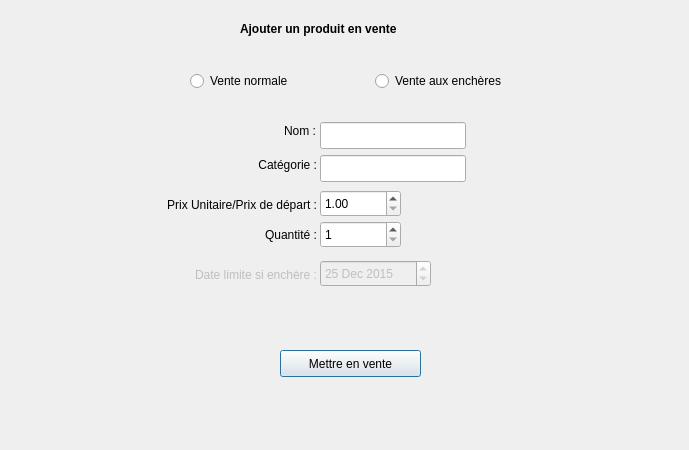
<?xml version="1.0" encoding="UTF-8"?>
<ui version="4.0">
 <class>DialogAjouterVente</class>
 <widget class="QDialog" name="DialogAjouterVente">
  <property name="geometry">
   <rect>
    <x>0</x>
    <y>0</y>
    <width>689</width>
    <height>450</height>
   </rect>
  </property>
  <property name="minimumSize">
   <size>
    <width>689</width>
    <height>450</height>
   </size>
  </property>
  <property name="maximumSize">
   <size>
    <width>689</width>
    <height>450</height>
   </size>
  </property>
  <property name="windowTitle">
   <string>Dialog</string>
  </property>
  <widget class="QLabel" name="label">
   <property name="geometry">
    <rect>
     <x>240</x>
     <y>20</y>
     <width>199</width>
     <height>17</height>
    </rect>
   </property>
   <property name="font">
    <font>
     <weight>75</weight>
     <bold>true</bold>
    </font>
   </property>
   <property name="text">
    <string>Ajouter un produit en vente</string>
   </property>
  </widget>
  <widget class="QLabel" name="labelNom">
   <property name="geometry">
    <rect>
     <x>115</x>
     <y>122</y>
     <width>201</width>
     <height>17</height>
    </rect>
   </property>
   <property name="text">
    <string>Nom :</string>
   </property>
   <property name="alignment">
    <set>Qt::AlignRight|Qt::AlignTrailing|Qt::AlignVCenter</set>
   </property>
  </widget>
  <widget class="QLineEdit" name="valNom">
   <property name="geometry">
    <rect>
     <x>320</x>
     <y>122</y>
     <width>146</width>
     <height>27</height>
    </rect>
   </property>
  </widget>
  <widget class="QLabel" name="labelCat">
   <property name="geometry">
    <rect>
     <x>116</x>
     <y>156</y>
     <width>201</width>
     <height>17</height>
    </rect>
   </property>
   <property name="text">
    <string>Catégorie :</string>
   </property>
   <property name="alignment">
    <set>Qt::AlignRight|Qt::AlignTrailing|Qt::AlignVCenter</set>
   </property>
  </widget>
  <widget class="QLineEdit" name="valCat">
   <property name="geometry">
    <rect>
     <x>320</x>
     <y>155</y>
     <width>146</width>
     <height>27</height>
    </rect>
   </property>
  </widget>
  <widget class="QLabel" name="labelPrix">
   <property name="geometry">
    <rect>
     <x>116</x>
     <y>196</y>
     <width>201</width>
     <height>17</height>
    </rect>
   </property>
   <property name="text">
    <string>Prix Unitaire/Prix de départ :</string>
   </property>
   <property name="alignment">
    <set>Qt::AlignRight|Qt::AlignTrailing|Qt::AlignVCenter</set>
   </property>
  </widget>
  <widget class="QLabel" name="labelQte">
   <property name="geometry">
    <rect>
     <x>116</x>
     <y>226</y>
     <width>201</width>
     <height>17</height>
    </rect>
   </property>
   <property name="text">
    <string>Quantité :</string>
   </property>
   <property name="alignment">
    <set>Qt::AlignRight|Qt::AlignTrailing|Qt::AlignVCenter</set>
   </property>
  </widget>
  <widget class="QSpinBox" name="valQte">
   <property name="geometry">
    <rect>
     <x>320</x>
     <y>221</y>
     <width>81</width>
     <height>27</height>
    </rect>
   </property>
   <property name="minimum">
    <number>1</number>
   </property>
   <property name="maximum">
    <number>999</number>
   </property>
  </widget>
  <widget class="QLabel" name="label_6">
   <property name="geometry">
    <rect>
     <x>9</x>
     <y>237</y>
     <width>16</width>
     <height>17</height>
    </rect>
   </property>
   <property name="text">
    <string/>
   </property>
  </widget>
  <widget class="QLabel" name="labelDateLimite">
   <property name="enabled">
    <bool>false</bool>
   </property>
   <property name="geometry">
    <rect>
     <x>116</x>
     <y>266</y>
     <width>201</width>
     <height>17</height>
    </rect>
   </property>
   <property name="text">
    <string>Date limite si enchère :</string>
   </property>
   <property name="alignment">
    <set>Qt::AlignRight|Qt::AlignTrailing|Qt::AlignVCenter</set>
   </property>
  </widget>
  <widget class="QRadioButton" name="radioEnchere">
   <property name="geometry">
    <rect>
     <x>375</x>
     <y>70</y>
     <width>164</width>
     <height>22</height>
    </rect>
   </property>
   <property name="text">
    <string>Vente aux enchères</string>
   </property>
   <attribute name="buttonGroup">
    <string notr="true">buttonGroup</string>
   </attribute>
  </widget>
  <widget class="QDateEdit" name="valDateLimite">
   <property name="enabled">
    <bool>false</bool>
   </property>
   <property name="geometry">
    <rect>
     <x>320</x>
     <y>260</y>
     <width>111</width>
     <height>27</height>
    </rect>
   </property>
   <property name="dateTime">
    <datetime>
     <hour>0</hour>
     <minute>0</minute>
     <second>0</second>
     <year>2015</year>
     <month>12</month>
     <day>25</day>
    </datetime>
   </property>
   <property name="minimumDateTime">
    <datetime>
     <hour>0</hour>
     <minute>0</minute>
     <second>0</second>
     <year>2015</year>
     <month>12</month>
     <day>1</day>
    </datetime>
   </property>
  </widget>
  <widget class="QPushButton" name="boutonAjouterVente">
   <property name="geometry">
    <rect>
     <x>280</x>
     <y>350</y>
     <width>141</width>
     <height>27</height>
    </rect>
   </property>
   <property name="text">
    <string>Mettre en vente</string>
   </property>
  </widget>
  <widget class="QRadioButton" name="radioNormale">
   <property name="geometry">
    <rect>
     <x>190</x>
     <y>70</y>
     <width>164</width>
     <height>22</height>
    </rect>
   </property>
   <property name="text">
    <string>Vente normale</string>
   </property>
   <attribute name="buttonGroup">
    <string notr="true">buttonGroup</string>
   </attribute>
  </widget>
  <widget class="QDoubleSpinBox" name="valPrix">
   <property name="geometry">
    <rect>
     <x>320</x>
     <y>190</y>
     <width>81</width>
     <height>27</height>
    </rect>
   </property>
   <property name="minimum">
    <double>1.000000000000000</double>
   </property>
   <property name="maximum">
    <double>10000.000000000000000</double>
   </property>
  </widget>
 </widget>
 <resources/>
 <connections>
  <connection>
   <sender>radioEnchere</sender>
   <signal>toggled(bool)</signal>
   <receiver>labelDateLimite</receiver>
   <slot>setEnabled(bool)</slot>
   <hints>
    <hint type="sourcelabel">
     <x>456</x>
     <y>80</y>
    </hint>
    <hint type="destinationlabel">
     <x>216</x>
     <y>274</y>
    </hint>
   </hints>
  </connection>
  <connection>
   <sender>radioEnchere</sender>
   <signal>toggled(bool)</signal>
   <receiver>valDateLimite</receiver>
   <slot>setEnabled(bool)</slot>
   <hints>
    <hint type="sourcelabel">
     <x>456</x>
     <y>80</y>
    </hint>
    <hint type="destinationlabel">
     <x>375</x>
     <y>273</y>
    </hint>
   </hints>
  </connection>
 </connections>
 <buttongroups>
  <buttongroup name="buttonGroup"/>
 </buttongroups>
</ui>
